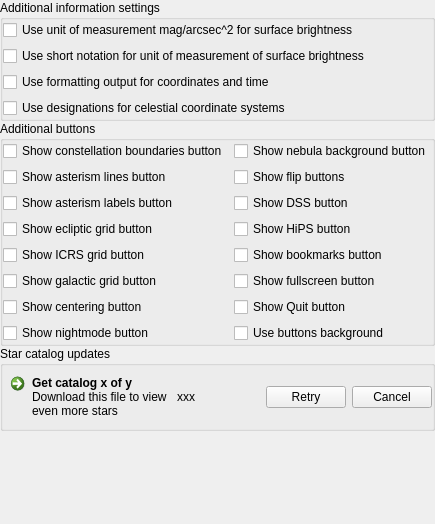
        <widget class="QWidget" name="page_Extras">
         <layout class="QGridLayout" name="gridLayoutExtras">
          <property name="leftMargin">
           <number>0</number>
          </property>
          <property name="topMargin">
           <number>0</number>
          </property>
          <property name="rightMargin">
           <number>0</number>
          </property>
          <property name="bottomMargin">
           <number>0</number>
          </property>
          <property name="spacing">
           <number>0</number>
          </property>
          <item row="1" column="0" colspan="2">
           <widget class="QGroupBox" name="groupBoxAdditionalButtons">
            <property name="title">
             <string>Additional buttons</string>
            </property>
            <layout class="QGridLayout" name="gridLayoutAdditionalButtons">
             <property name="leftMargin">
              <number>0</number>
             </property>
             <property name="topMargin">
              <number>0</number>
             </property>
             <property name="rightMargin">
              <number>0</number>
             </property>
             <property name="bottomMargin">
              <number>0</number>
             </property>
             <item row="5" column="1">
              <widget class="QCheckBox" name="showBookmarksButtonCheckBox">
               <property name="toolTip">
                <string>Enable a feature to store favorite views.</string>
               </property>
               <property name="text">
                <string>Show bookmarks button</string>
               </property>
              </widget>
             </item>
             <item row="7" column="0">
              <widget class="QCheckBox" name="showGotoSelectedButtonCheckBox">
               <property name="toolTip">
                <string>Show button in addition to keyboard shortcut?</string>
               </property>
               <property name="text">
                <string>Show centering button</string>
               </property>
              </widget>
             </item>
             <item row="4" column="1">
              <widget class="QCheckBox" name="showHipsButtonCheckBox">
               <property name="toolTip">
                <string>Toggle display of the button for the HiPS Surveys. Select a survey in the View settings.</string>
               </property>
               <property name="text">
                <string>Show HiPS button</string>
               </property>
              </widget>
             </item>
             <item row="3" column="1">
              <widget class="QCheckBox" name="showDSSButtonCheckbox">
               <property name="toolTip">
                <string>Toggle display of the button for the Digitized Sky Survey.</string>
               </property>
               <property name="text">
                <string>Show DSS button</string>
               </property>
              </widget>
             </item>
             <item row="2" column="1">
              <widget class="QCheckBox" name="showFlipButtonsCheckbox">
               <property name="toolTip">
                <string>Toggle vertical and horizontal image flip buttons.</string>
               </property>
               <property name="text">
                <string>Show flip buttons</string>
               </property>
              </widget>
             </item>
             <item row="2" column="0">
              <widget class="QCheckBox" name="showAsterismLinesButtonCheckBox">
               <property name="text">
                <string>Show asterism lines button</string>
               </property>
              </widget>
             </item>
             <item row="1" column="1">
              <widget class="QCheckBox" name="showNebulaBgButtonCheckbox">
               <property name="toolTip">
                <string>Toggle display of nebula images.</string>
               </property>
               <property name="text">
                <string>Show nebula background button</string>
               </property>
              </widget>
             </item>
             <item row="3" column="0">
              <widget class="QCheckBox" name="showAsterismLabelsButtonCheckBox">
               <property name="text">
                <string>Show asterism labels button</string>
               </property>
              </widget>
             </item>
             <item row="4" column="0">
              <widget class="QCheckBox" name="showEclipticGridButtonCheckBox">
               <property name="toolTip">
                <string>A button to toggle ecliptic grid of date</string>
               </property>
               <property name="text">
                <string>Show ecliptic grid button</string>
               </property>
              </widget>
             </item>
             <item row="1" column="0">
              <widget class="QCheckBox" name="showConstellationBoundariesButtonCheckBox">
               <property name="text">
                <string>Show constellation boundaries button</string>
               </property>
              </widget>
             </item>
             <item row="5" column="0">
              <widget class="QCheckBox" name="showICRSGridButtonCheckBox">
               <property name="toolTip">
                <string>A button to toggle equatorial J2000 grid</string>
               </property>
               <property name="text">
                <string>Show ICRS grid button</string>
               </property>
              </widget>
             </item>
             <item row="8" column="0">
              <widget class="QCheckBox" name="showNightmodeButtonCheckBox">
               <property name="toolTip">
                <string>Show button in addition to keyboard shortcut?</string>
               </property>
               <property name="text">
                <string>Show nightmode button</string>
               </property>
              </widget>
             </item>
             <item row="6" column="0">
              <widget class="QCheckBox" name="showGalacticGridButtonCheckBox">
               <property name="toolTip">
                <string>A button to toggle galactic grid</string>
               </property>
               <property name="text">
                <string>Show galactic grid button</string>
               </property>
              </widget>
             </item>
             <item row="6" column="1">
              <widget class="QCheckBox" name="showFullscreenButtonCheckBox">
               <property name="toolTip">
                <string>Show button in addition to keyboard shortcut?</string>
               </property>
               <property name="text">
                <string>Show fullscreen button</string>
               </property>
              </widget>
             </item>
             <item row="7" column="1">
              <widget class="QCheckBox" name="showQuitButtonCheckBox">
               <property name="toolTip">
                <string>Show button in addition to keyboard shortcut?</string>
               </property>
               <property name="text">
                <string>Show Quit button</string>
               </property>
              </widget>
             </item>
             <item row="8" column="1">
              <widget class="QCheckBox" name="useButtonsBackgroundCheckBox">
               <property name="toolTip">
                <string>Toggle the usage of background under GUI buttons</string>
               </property>
               <property name="text">
                <string>Use buttons background</string>
               </property>
              </widget>
             </item>
            </layout>
           </widget>
          </item>
          <item row="2" column="0" rowspan="2" colspan="2">
           <widget class="QGroupBox" name="contentBox">
            <property name="title">
             <string>Star catalog updates</string>
            </property>
            <layout class="QHBoxLayout" name="horizontalLayout">
             <property name="leftMargin">
              <number>0</number>
             </property>
             <property name="topMargin">
              <number>0</number>
             </property>
             <property name="rightMargin">
              <number>0</number>
             </property>
             <property name="bottomMargin">
              <number>0</number>
             </property>
             <item>
              <widget class="QCommandLinkButton" name="getStarsButton">
               <property name="sizePolicy">
                <sizepolicy hsizetype="Preferred" vsizetype="Fixed">
                 <horstretch>0</horstretch>
                 <verstretch>0</verstretch>
                </sizepolicy>
               </property>
               <property name="toolTip">
                <string>Click here to start downloading</string>
               </property>
               <property name="text">
                <string notr="true">Get catalog x of y</string>
               </property>
               <property name="icon">
                <iconset resource="../../data/gui/guiRes.qrc">
                 <normaloff>:/graphicGui/btTimeRealtime-off.png</normaloff>:/graphicGui/btTimeRealtime-off.png</iconset>
               </property>
               <property name="iconSize">
                <size>
                 <width>24</width>
                 <height>24</height>
                </size>
               </property>
               <property name="description">
                <string>Download this file to view even more stars</string>
               </property>
              </widget>
             </item>
             <item>
              <widget class="QLabel" name="downloadLabel">
               <property name="text">
                <string notr="true">xxx</string>
               </property>
              </widget>
             </item>
             <item>
              <spacer name="horizontalSpacer_5">
               <property name="orientation">
                <enum>Qt::Horizontal</enum>
               </property>
               <property name="sizeHint" stdset="0">
                <size>
                 <width>40</width>
                 <height>20</height>
                </size>
               </property>
              </spacer>
             </item>
             <item>
              <widget class="QPushButton" name="downloadRetryButton">
               <property name="toolTip">
                <string>Restart the download</string>
               </property>
               <property name="text">
                <string>Retry</string>
               </property>
              </widget>
             </item>
             <item>
              <widget class="QPushButton" name="downloadCancelButton">
               <property name="toolTip">
                <string>Stop the download. You can always restart it later</string>
               </property>
               <property name="text">
                <string>Cancel</string>
               </property>
              </widget>
             </item>
            </layout>
           </widget>
          </item>
          <item row="0" column="0" colspan="2">
           <widget class="QGroupBox" name="groupBoxAdditionalSettings">
            <property name="title">
             <string>Additional information settings</string>
            </property>
            <layout class="QGridLayout" name="gridLayoutAdditionalSettings">
             <property name="leftMargin">
              <number>0</number>
             </property>
             <property name="topMargin">
              <number>0</number>
             </property>
             <property name="rightMargin">
              <number>0</number>
             </property>
             <property name="bottomMargin">
              <number>0</number>
             </property>
             <item row="1" column="0">
              <widget class="QCheckBox" name="checkBoxUMShortNotationSurfaceBrightness">
               <property name="text">
                <string>Use short notation for unit of measurement of surface brightness</string>
               </property>
              </widget>
             </item>
             <item row="0" column="0">
              <widget class="QCheckBox" name="checkBoxUMSurfaceBrightness">
               <property name="text">
                <string>Use unit of measurement mag/arcsec^2 for surface brightness</string>
               </property>
              </widget>
             </item>
             <item row="2" column="0">
              <widget class="QCheckBox" name="checkBoxUseFormattingOutput">
               <property name="text">
                <string>Use formatting output for coordinates and time</string>
               </property>
              </widget>
             </item>
             <item row="3" column="0">
              <widget class="QCheckBox" name="checkBoxUseCCSDesignations">
               <property name="text">
                <string>Use designations for celestial coordinate systems</string>
               </property>
              </widget>
             </item>
            </layout>
           </widget>
          </item>
          <item row="4" column="0">
           <spacer name="verticalSpacer_3">
            <property name="orientation">
             <enum>Qt::Vertical</enum>
            </property>
            <property name="sizeHint" stdset="0">
             <size>
              <width>20</width>
              <height>93</height>
             </size>
            </property>
           </spacer>
          </item>
         </layout>
        </widget>
